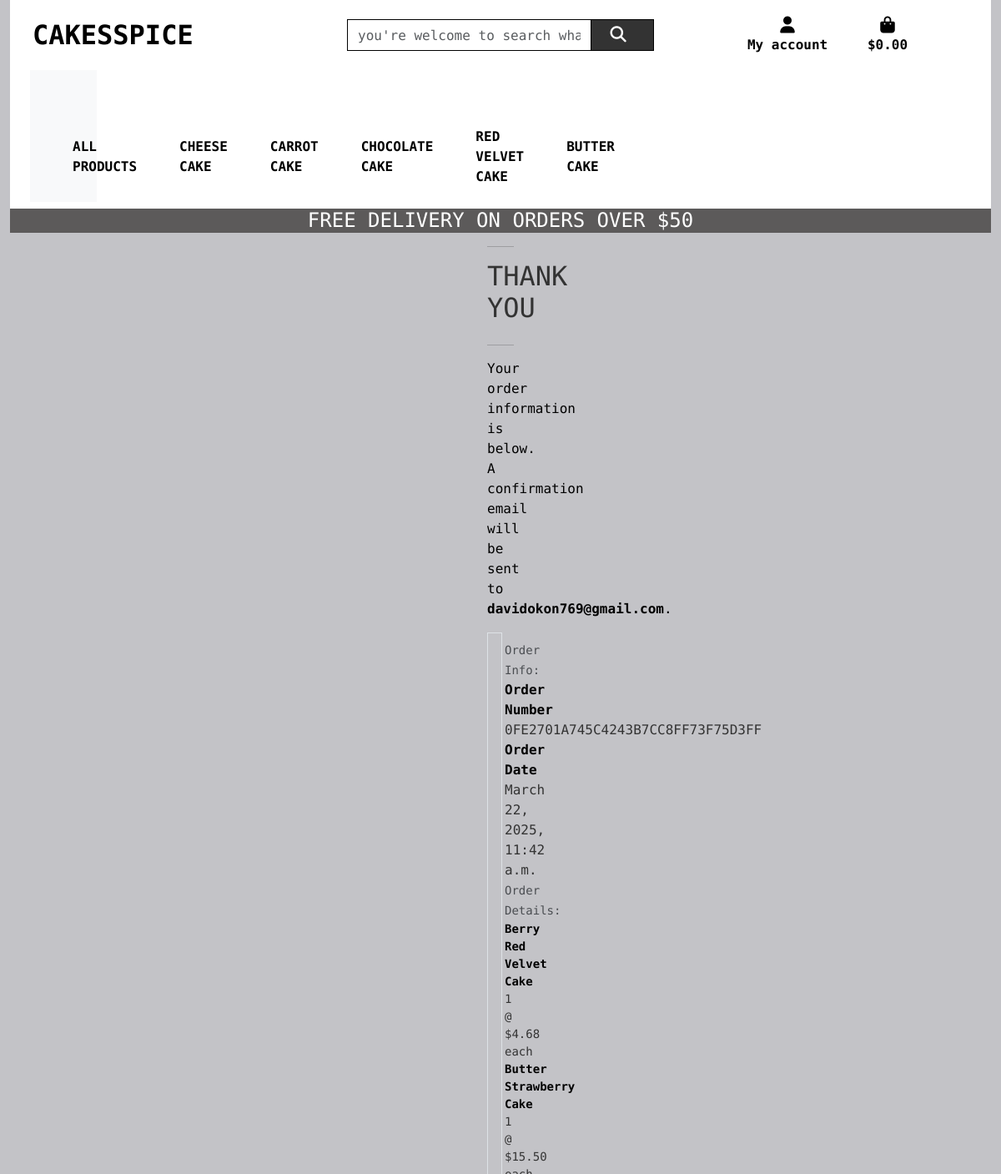
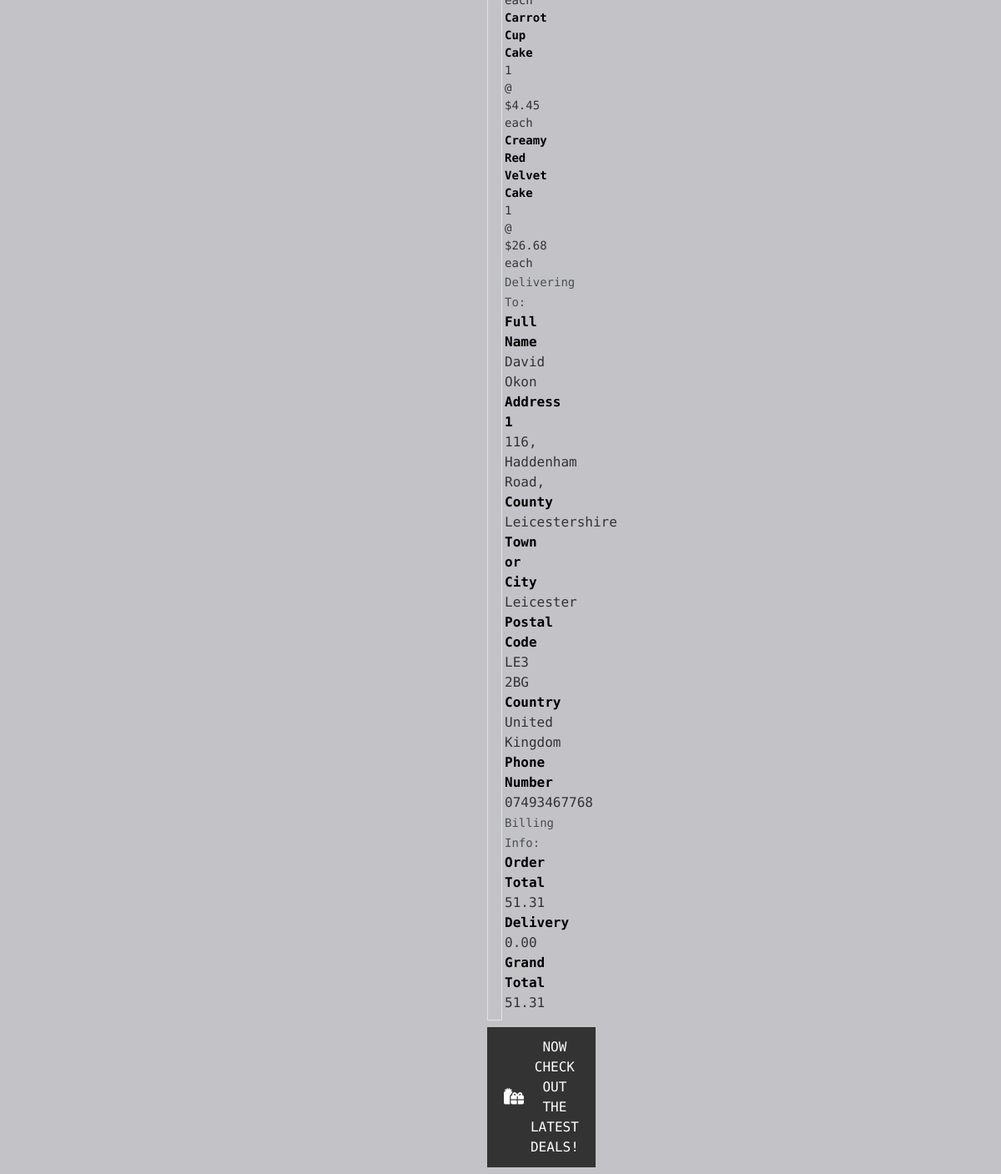
/checkout/checkout_success/0FE2701A745C4243B7CC8FF73F75D3FF, run on the app's committed database (2 pictures, top to bottom).
### checkout/models.py (models this page shows, shortened)
class Order(models.Model):
    order_number = models.CharField(max_length=32, null=False, editable=False)
    full_name = models.CharField(max_length=50, null=False, blank=False)
    email = models.EmailField(max_length=254, null=False, blank=False)
    phone_number = models.CharField(max_length=20, null=False, blank=False)
    country = CountryField(blank_label='Country *', null=False, blank=False)
    postcode = models.CharField(max_length=20, null=True, blank=True)
    town_or_city = models.CharField(max_length=40, null=False, blank=False)
    street_address1 = models.CharField(max_length=80, null=False, blank=False)
    street_address2 = models.CharField(max_length=80, null=True, blank=True)
    county = models.CharField(max_length=80, null=True, blank=True)
    date = models.DateTimeField(auto_now_add=True)
    delivery_cost = models.DecimalField(max_digits=6, decimal_places=2, null=False, default=0)
    order_total = models.DecimalField(max_digits=10, decimal_places=2, null=False, default=0)
    grand_total = models.DecimalField(max_digits=10, decimal_places=2, null=False, default=0)
    original_bag = models.TextField(null=False, blank=False, default='')
    stripe_pid = models.CharField(max_length=254, null=False, blank=False, default='')

class OrderLineItem(models.Model):
    order = models.ForeignKey(Order, null=False, blank=False, on_delete=models.CASCADE, related_name='lineitems')
    product = models.ForeignKey(Product, null=False, blank=False, on_delete=models.CASCADE)
    product_size = models.CharField(max_length=2, null=True, blank=True) # XS, S, M, L, XL
    quantity = models.IntegerField(null=False, blank=False, default=0)
    lineitem_total = models.DecimalField(max_digits=6, decimal_places=2, null=False, blank=False, editable=False)

### products/models.py (models this page shows, shortened)
class Product(models.Model):
    name = models.CharField(max_length=500)
    price = models.DecimalField(max_digits=10, decimal_places=2)
    description = models.TextField(default=now)
    category = models.ForeignKey('Category', on_delete=models.CASCADE, default=1)
    rating = models.DecimalField(max_digits=6, decimal_places=2, null=False, default=0.0)
    imageUrl = models.URLField(null=True, blank=True)
    image = models.ImageField(upload_to='products/', null=True, blank=True)

### checkout/views.py (the view)
# urls.py: path('checkout_success/<order_number>', views.checkout_success, name='checkout_success'),
def checkout_success(request, order_number):
    save_info = request.session.get('save_info')
    order = get_object_or_404(Order, order_number=order_number)
    messages.success(request, f'Order successfully processed! \
        Your order number is {order_number}. A confirmation \
        email will be sent to {order.email}.')
    if 'bag' in request.session:
        del request.session['bag']
    template = 'checkout/checkout_success.html'
    context = {
        'order': order,
    }
    return render(request, template, context)

### bag/context.py (called while the page is built, shortened)
def bag_contents(request):
    bag_items = []
    total = 0
    product_count = 0
    bag = request.session.get('bag', {})
    if not bag:
        return {
            'bag_items': bag_items,
            'total': total,
            'product_count': product_count,
            'delivery': 0,
            'free_delivery_delta': 0,
            'free_delivery_threshold': 0,
            'grand_total': 0
        }

### checkout/templates/checkout/checkout_success.html (shortened to what this page needs)
{% extends "base.html" %}
{% load static %}
{% block extra_css %}
    <link rel="stylesheet" href="{% static 'checkout/css/checkout.css' %}">
{% endblock %}
{% block content %}
    <div class="overlay"></div>
    <div class="container">
        <div class="row">
            <div class="col">
                <hr>
                <h2 class="logo-font mb-4">Thank You</h2>
                <hr>
                <p class="text-black">Your order information is below. A confirmation email will be sent to <strong>{{ order.email }}</strong>.</p>
            </div>
        </div>
        <div class="row">
            <div class="col-12 col-lg-7">
                <div class="order-confirmation-wrapper p-2 border">
                    <div class="row">
                        <div class="col">
                            <small class="text-muted">Order Info:</small>
                        </div>
                    </div>
                    <div class="row">
                        <div class="col-12 col-md-4">
                            <p class="mb-0 text-black font-weight-bold">Order Number</p>
                        </div>
                        <div class="col-12 col-md-8 text-md-right">
                            <p class="mb-0">{{ order.order_number }}</p>
                        </div>
                    </div>
                    <div class="row">
                        <div class="col-12 col-md-4">
                            <p class="mb-0 text-black font-weight-bold">Order Date</p>
                        </div>
                        <div class="col-12 col-md-8 text-md-right">
                            <p class="mb-0">{{ order.date }}</p>
                        </div>
                    </div>
                    <div class="row">
                        <div class="col">
                            <small class="text-muted">Order Details:</small>
                        </div>
                    </div>
                    {% for item in order.lineitems.all %}
                    <div class="row">
                        <div class="col-12 col-md-4">
                            <p class="small mb-0 text-black font-weight-bold">
                                {{ item.product.name }}{% if item.product_size %} - Size {{ item.product_size|upper}}{% endif %}
                            </p>
                        </div>
                        <div class="col-12 col-md-8 text-md-right">
                            <p class="small mb-0">{{ item.quantity }} @ ${{ item.product.price }} each</p>
                        </div>
                    </div>
                    {% endfor %}
                    <div class="row">
                        <div class="col">
                            <small class="text-muted">Delivering To:</small>
                        </div>
                    </div>
                    <div class="row">
                        <div class="col-12 col-md-4">
                            <p class="mb-0 text-black font-weight-bold">Full Name</p>
                        </div>
                        <div class="col-12 col-md-8 text-md-right">
                            <p class="mb-0">{{ order.full_name }}</p>
                        </div>
                    </div>
                    <div class="row">
                        <div class="col-12 col-md-4">
                            <p class="mb-0 text-black font-weight-bold">Address 1</p>
                        </div>
                        <div class="col-12 col-md-8 text-md-right">
                            <p class="mb-0">{{ order.street_address1 }}</p>
                        </div>
                    </div>
                    {% if order.county %}
                    <div class="row">
                        <div class="col-12 col-md-4">
                            <p class="mb-0 text-black font-weight-bold">County</p>
                        </div>
                        <div class="col-12 col-md-8 text-md-right">
                            <p class="mb-0">{{ order.county }}</p>
                        </div>
                    </div>
                    {% endif %}
                    <div class="row">
                        <div class="col-12 col-md-4">
                            <p class="mb-0 text-black font-weight-bold">Town or City</p>
                        </div>
                        <div class="col-12 col-md-8 text-md-right">
                            <p class="mb-0">{{ order.town_or_city }}</p>
                        </div>
                    </div>
                    {% if order.postcode %}
                    <div class="row">
                        <div class="col-12 col-md-4">
                            <p class="mb-0 text-black font-weight-bold">Postal Code</p>
                        </div>
                        <div class="col-12 col-md-8 text-md-right">
                            <p class="mb-0">{{ order.postcode }}</p>
                        </div>
                    </div>
                    {% endif %}
                    <div class="row">
                        <div class="col-12 col-md-4">
                            <p class="mb-0 text-black font-weight-bold">Country</p>
                        </div>
                        <div class="col-12 col-md-8 text-md-right">
                            <p class="mb-0">{{ order.country }}</p>
                        </div>
                    </div>
                    <div class="row">
                        <div class="col-12 col-md-4">
                            <p class="mb-0 text-black font-weight-bold">Phone Number</p>
                        </div>
                        <div class="col-12 col-md-8 text-md-right">
                            <p class="mb-0">{{ order.phone_number }}</p>
                        </div>
                    </div>
                    <div class="row">
                        <div class="col">
                            <small class="text-muted">Billing Info:</small>
                        </div>
                    </div>
                    <div class="row">
                        <div class="col-12 col-md-4">
                            <p class="mb-0 text-black font-weight-bold">Order Total</p>
                        </div>
                        <div class="col-12 col-md-8 text-md-right">
                            <p class="mb-0">{{ order.order_total }}</p>
                        </div>
                    </div>
                    <div class="row">
                        <div class="col-12 col-md-4">
                            <p class="mb-0 text-black font-weight-bold">Delivery</p>
                        </div>
                        <div class="col-12 col-md-8 text-md-right">
                            <p class="mb-0">{{ order.delivery_cost }}</p>
                        </div>
                    </div>
                    <div class="row">
                        <div class="col-12 col-md-4">
                            <p class="mb-0 text-black font-weight-bold">Grand Total</p>
                        </div>
                        <div class="col-12 col-md-8 text-md-right">
                            <p class="mb-0">{{ order.grand_total }}</p>
                        </div>
                    </div>
                </div>
            </div>
        </div>
        <div class="row">
			<div class="col-12 col-lg-7 text-right">
				<a href="{% url 'products' %}?category=new_arrivals,deals,clearance" class="btn btn-black rounded-0 my-2">
					<span class="icon mr-2">
						<i class="fas fa-gifts"></i>
					</span>
					<span class="text-uppercase">Now check out the latest deals!</span>
				</a>
			</div>
		</div>
    </div>
{% endblock %}

### static/css/base.css (style rules this page uses)
html { height: 100%; }
.icon { align-items: center; display: inline-flex; justify-content: center; height: 1.5rem; width: 1.5rem; }
.logo-font { text-transform: uppercase; }
.btn-black { background: black; color: white; }
.text-black { color: #000!important; }
.overlay { height: 100%; width: 100%; top: 0; left: 0; position: fixed; background: white; z-index: -1; }
body { font-family: Geist Mono; background-color: #f4f4f9; color: #333; margin: 0; padding: 0; }
.overlay { position: absolute; top: 0; left: 0; width: 100%; height: 100%; background: rgba(0, 0, 0, 0.2); z-index: -1; }
.container { margin-top: 50px; }
.row { margin: 0; }
.btn { padding: 12px 20px; font-size: 1rem; border-radius: 30px; display: inline-flex; align-items: center; justify-content: center; }
.btn-black { background-color: #333; color: white; border: none; transition: all 0.3s ease; }
.icon { margin-right: 10px; }
.fas { font-size: 1.2rem; }
@media (min-width: 1200px) { .container { max-width: 80px; } }

### data on the page
Order: email "davidokon769@gmail.com", order_number "0FE2701A745C4243B7CC8FF73F75D3FF", date "March 22, 2025, 11:42 a.m.", full_name "David Okon", street_address1 "116, Haddenham Road,", county "Leicestershire", town_or_city "Leicester", postcode "LE3 2BG", country "United Kingdom", phone_number "07493467768", order_total "51.31", delivery_cost "0.00", grand_total "51.31"
OrderLineItem: product.name "Berry Red Velvet Cake", quantity "1", product.price "4.68"
OrderLineItem: product.name "Butter Strawberry Cake", quantity "1", product.price "15.50"
OrderLineItem: product.name "Carrot Cup Cake", quantity "1", product.price "4.45"
OrderLineItem: product.name "Creamy Red Velvet Cake", quantity "1", product.price "26.68"

### other printed values
{{ free_delivery_threshold }} "0"
